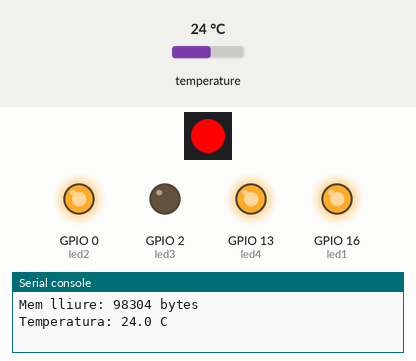
A program run on a simulated ESP8266 board running MicroPython. Parts: 1 RGB LEDs in strip order, left to right, output pins drawn as LEDs (lit = HIGH, except the on-board LED, lit = LOW), the last lines printed to the serial console. Inputs (shaded band) come from the test bench; at power-on: temperature 24 °C.

Above: at 0.05 s.
At 4.92 s:
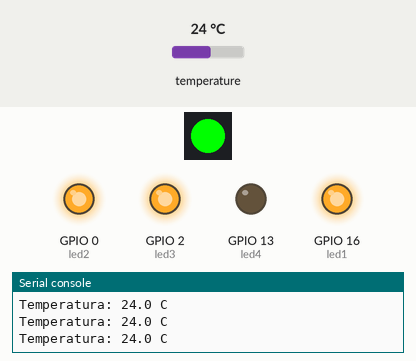
At 9.63 s:
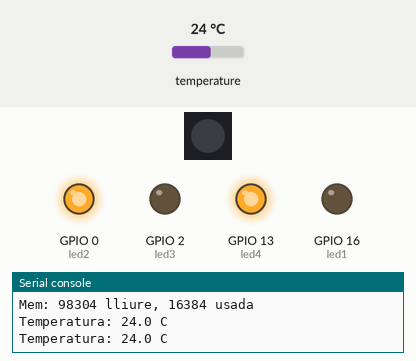
At 16.86 s:
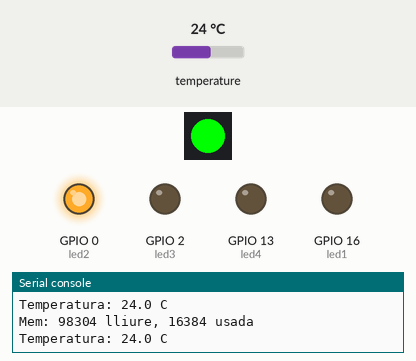
At 26.41 s:
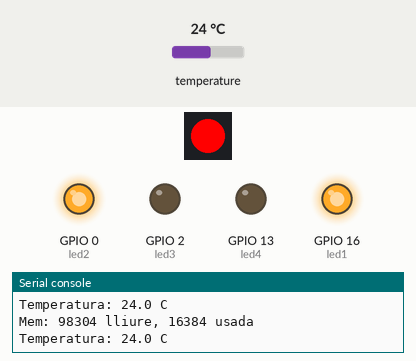
At 35.4 s:
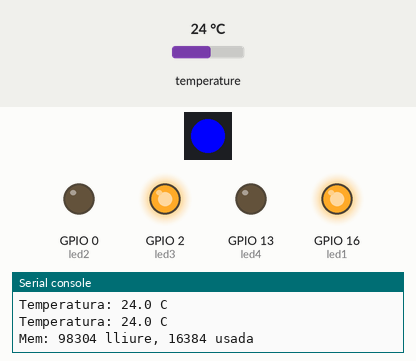
Timing chart, 0 to 40.0 s (numbered marks = the images above):
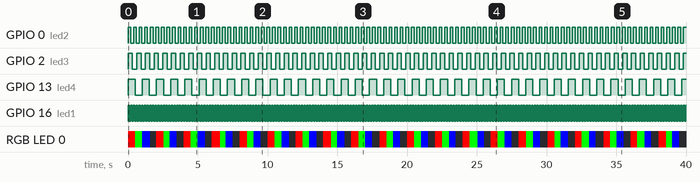

Measured:
- by itself, GPIO 0 (led2): alternates HIGH for 0.20 s and LOW for 0.20 s
- by itself, GPIO 2 (led3): alternates HIGH for 0.31 s and LOW for 0.31 s
- by itself, GPIO 13 (led4): alternates HIGH for 0.51 s and LOW for 0.51 s
- by itself, GPIO 16 (led1): alternates HIGH for 0.10 s and LOW for 0.10 s
- by itself, RGB LED 0: off → RGB(255, 0, 0) at 0.00 s, → RGB(0, 255, 0) 0.51 s later, → RGB(0, 0, 255) 0.51 s later, → off 0.57 s later, … (80 changes in this stretch)

The program:

exercici03.py
```python
import uasyncio as asyncio
import gc
from machine import Pin, I2C
import neopixel

gc.collect()
print("Mem lliure:", gc.mem_free(), "bytes")

led1 = Pin(16, Pin.OUT)
led2 = Pin(0, Pin.OUT)
led3 = Pin(2, Pin.OUT)
led4 = Pin(13, Pin.OUT)

pin_np = Pin(15, Pin.OUT)
np = neopixel.NeoPixel(pin_np, 1)

i2c = I2C(scl=Pin(5), sda=Pin(4), freq=400000)
SENSOR_ADDR = 0x48

async def tasca_led1():
    while True:
        led1.on()
        await asyncio.sleep_ms(97)
        led1.off()
        await asyncio.sleep_ms(97)

async def tasca_led2():
    while True:
        led2.on()
        await asyncio.sleep_ms(199)
        led2.off()
        await asyncio.sleep_ms(199)

async def tasca_led3():
    while True:
        led3.on()
        await asyncio.sleep_ms(311)
        led3.off()
        await asyncio.sleep_ms(311)

async def tasca_led4():
    while True:
        led4.on()
        await asyncio.sleep_ms(509)
        led4.off()
        await asyncio.sleep_ms(509)

async def tasca_neopixel():
    while True:
        np[0] = (255, 0, 0)
        np.write()
        await asyncio.sleep_ms(500)
        np[0] = (0, 255, 0)
        np.write()
        await asyncio.sleep_ms(500)
        np[0] = (0, 0, 255)
        np.write()
        await asyncio.sleep_ms(500)
        np[0] = (0, 0, 0)
        np.write()
        await asyncio.sleep_ms(500)

async def tasca_temperatura():
    while True:
        try:
            data = i2c.readfrom_mem(SENSOR_ADDR, 0x00, 2)
            raw = (data[0] << 8) | data[1]
            raw >>= 5
            if raw & 0x0400:
                raw -= 2048
            temp = raw * 0.125
            print("Temperatura:", temp, "C")
        except:
            print("Error sensor")
        await asyncio.sleep(2)

async def monitor_mem():
    while True:
        gc.collect()
        await asyncio.sleep(5)
        print("Mem:", gc.mem_free(), "lliure,", gc.mem_alloc(), "usada")

async def main():
    t1 = asyncio.create_task(tasca_led1())
    t2 = asyncio.create_task(tasca_led2())
    t3 = asyncio.create_task(tasca_led3())
    t4 = asyncio.create_task(tasca_led4())
    tn = asyncio.create_task(tasca_neopixel())
    tt = asyncio.create_task(tasca_temperatura())
    tm = asyncio.create_task(monitor_mem())
    await asyncio.gather(t1, t2, t3, t4, tn, tt, tm)

try:
    asyncio.run(main())
except KeyboardInterrupt:
    print("Aturat")
```
